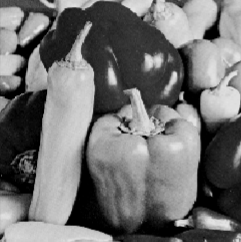
#> input picture filtros/sobe.png, 241 x 242 px, found by its file name
$ python sobel.py
#> lines starting #> are read from the running program, lines starting #| are printed output that depends on the picture
import numpy as np
import matplotlib.pyplot as plt
import cv2

# Função de convolução 2D manual
def convolucao_2d(imagem, kernel):
    altura, largura = imagem.shape
    kernel_size = kernel.shape[0]
    pad = kernel_size // 2

    # Adiciona padding à imagem para evitar problemas nas bordas
    imagem_padded = np.pad(imagem, pad, mode='constant', constant_values=0)

    # Inicializa a imagem de saída
    output = np.zeros_like(imagem)

    # Aplica a convolução
    for i in range(pad, altura + pad):
        for j in range(pad, largura + pad):
            # Extrai a região da imagem que será multiplicada pela máscara
            regiao = imagem_padded[i-pad:i+pad+1, j-pad:j+pad+1]
            # Realiza o produto elemento a elemento e soma os resultados
            output[i-pad, j-pad] = np.sum(regiao * kernel)

    return output

# Carregar imagem em escala de cinza
imagem = cv2.imread(r"C:\Users\WEB\Documents\GitHub\PI\filtros\sobe.png", 0)
#> imagem is the input picture: shape (242, 241); min 0, max 230, mean 112.7


# Máscaras de Sobel
sobel_x = np.array([[-1, 0, 1],
                    [-2, 0, 2],
                    [-1, 0, 1]])

sobel_y = np.array([[-1, -2, -1],
                    [0, 0, 0],
                    [1, 2, 1]])

# Aplica a convolução para calcular o gradiente em X e Y
gradiente_x = convolucao_2d(imagem, sobel_x)
#> in convolucao_2d, `imagem_padded = np.pad(imagem, pad, mode='constant', constant_values=0)`:
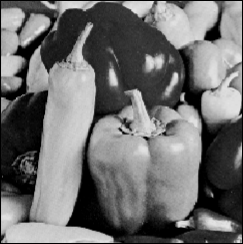
#> imagem_padded: shape (244, 243); min 0, max 230, mean 110.9
#> after the loop in convolucao_2d, `for i in range(pad, altura + pad):`:
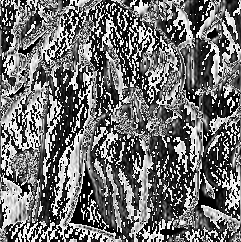
#> output: shape (242, 241); min 0, max 255, mean 111.7
gradiente_y = convolucao_2d(imagem, sobel_y)
#> after the loop in convolucao_2d (call 2), `for i in range(pad, altura + pad):`:
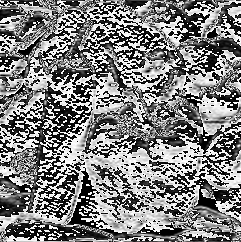
#> output: shape (242, 241); min 0, max 255, mean 128

# Combina os gradientes para obter a magnitude do gradiente final
gradiente_final = np.sqrt(gradiente_x**2 + gradiente_y**2)
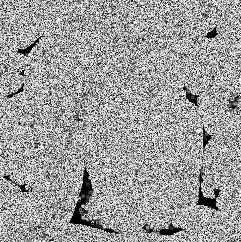
#> gradiente_final: shape (242, 241) float16; min 0, max 15.81, mean 9.81; drawn with min black and max white

# Exibe os resultados
plt.subplot(1, 3, 1)
plt.imshow(imagem, cmap='gray')
plt.title('Imagem Original')

plt.subplot(1, 3, 2)
plt.imshow(gradiente_x, cmap='gray')
plt.title('Sobel X')

plt.subplot(1, 3, 3)
plt.imshow(gradiente_y, cmap='gray')
plt.title('Sobel Y')

plt.figure()
#plt.imshow(gradiente_final, cmap='gray')
plt.title('Magnitude do Gradiente (Sobel)')
plt.show()
